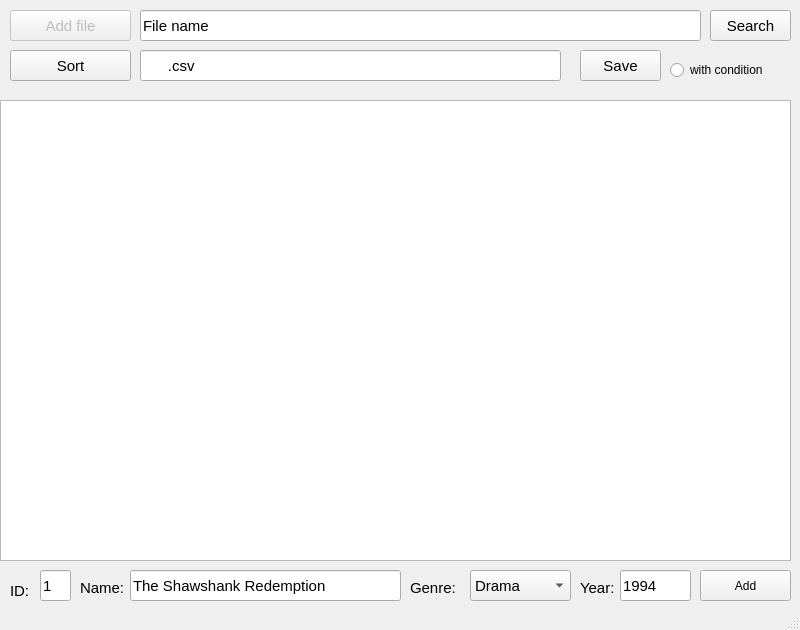
<?xml version="1.0" encoding="UTF-8"?>
<ui version="4.0">
 <class>MainWindow</class>
 <widget class="QMainWindow" name="MainWindow">
  <property name="enabled">
   <bool>true</bool>
  </property>
  <property name="geometry">
   <rect>
    <x>0</x>
    <y>0</y>
    <width>800</width>
    <height>630</height>
   </rect>
  </property>
  <property name="minimumSize">
   <size>
    <width>800</width>
    <height>602</height>
   </size>
  </property>
  <property name="maximumSize">
   <size>
    <width>800</width>
    <height>630</height>
   </size>
  </property>
  <property name="windowTitle">
   <string>MainWindow</string>
  </property>
  <widget class="QWidget" name="centralwidget">
   <widget class="QTextBrowser" name="textBrowser">
    <property name="geometry">
     <rect>
      <x>0</x>
      <y>100</y>
      <width>791</width>
      <height>461</height>
     </rect>
    </property>
    <property name="font">
     <font>
      <pointsize>13</pointsize>
     </font>
    </property>
    <property name="html">
     <string>&lt;!DOCTYPE HTML PUBLIC &quot;-//W3C//DTD HTML 4.0//EN&quot; &quot;http://www.w3.org/TR/REC-html40/strict.dtd&quot;&gt;
&lt;html&gt;&lt;head&gt;&lt;meta name=&quot;qrichtext&quot; content=&quot;1&quot; /&gt;&lt;meta charset=&quot;utf-8&quot; /&gt;&lt;style type=&quot;text/css&quot;&gt;
p, li { white-space: pre-wrap; }
hr { height: 1px; border-width: 0; }
&lt;/style&gt;&lt;/head&gt;&lt;body style=&quot; font-family:'Segoe UI'; font-size:13pt; font-weight:400; font-style:normal;&quot;&gt;
&lt;p align=&quot;center&quot; style=&quot;-qt-paragraph-type:empty; margin-top:0px; margin-bottom:0px; margin-left:0px; margin-right:0px; -qt-block-indent:0; text-indent:0px;&quot;&gt;&lt;br /&gt;&lt;/p&gt;&lt;/body&gt;&lt;/html&gt;</string>
    </property>
   </widget>
   <widget class="QPushButton" name="btnSearch">
    <property name="geometry">
     <rect>
      <x>710</x>
      <y>10</y>
      <width>81</width>
      <height>31</height>
     </rect>
    </property>
    <property name="font">
     <font>
      <pointsize>11</pointsize>
     </font>
    </property>
    <property name="text">
     <string>Search</string>
    </property>
   </widget>
   <widget class="QPushButton" name="btnAdd">
    <property name="geometry">
     <rect>
      <x>700</x>
      <y>570</y>
      <width>91</width>
      <height>31</height>
     </rect>
    </property>
    <property name="text">
     <string>Add</string>
    </property>
   </widget>
   <widget class="QLabel" name="lblID">
    <property name="geometry">
     <rect>
      <x>10</x>
      <y>580</y>
      <width>21</width>
      <height>21</height>
     </rect>
    </property>
    <property name="font">
     <font>
      <pointsize>11</pointsize>
     </font>
    </property>
    <property name="text">
     <string>ID:</string>
    </property>
   </widget>
   <widget class="QLabel" name="lblName">
    <property name="geometry">
     <rect>
      <x>80</x>
      <y>580</y>
      <width>111</width>
      <height>16</height>
     </rect>
    </property>
    <property name="font">
     <font>
      <pointsize>11</pointsize>
     </font>
    </property>
    <property name="text">
     <string>Name:</string>
    </property>
   </widget>
   <widget class="QLabel" name="lblYear">
    <property name="geometry">
     <rect>
      <x>580</x>
      <y>580</y>
      <width>49</width>
      <height>16</height>
     </rect>
    </property>
    <property name="font">
     <font>
      <pointsize>11</pointsize>
     </font>
    </property>
    <property name="text">
     <string>Year:</string>
    </property>
   </widget>
   <widget class="QLabel" name="lblGenre">
    <property name="geometry">
     <rect>
      <x>410</x>
      <y>580</y>
      <width>49</width>
      <height>16</height>
     </rect>
    </property>
    <property name="font">
     <font>
      <pointsize>11</pointsize>
     </font>
    </property>
    <property name="text">
     <string>Genre:</string>
    </property>
   </widget>
   <widget class="QComboBox" name="cbGenre">
    <property name="geometry">
     <rect>
      <x>470</x>
      <y>570</y>
      <width>101</width>
      <height>31</height>
     </rect>
    </property>
    <property name="font">
     <font>
      <pointsize>11</pointsize>
     </font>
    </property>
    <item>
     <property name="text">
      <string>Drama</string>
     </property>
    </item>
    <item>
     <property name="text">
      <string>Thriller</string>
     </property>
    </item>
    <item>
     <property name="text">
      <string>Romance</string>
     </property>
    </item>
    <item>
     <property name="text">
      <string>Fantasy</string>
     </property>
    </item>
    <item>
     <property name="text">
      <string>Action</string>
     </property>
    </item>
    <item>
     <property name="text">
      <string>Horror</string>
     </property>
    </item>
   </widget>
   <widget class="QPushButton" name="btnAddFile">
    <property name="enabled">
     <bool>false</bool>
    </property>
    <property name="geometry">
     <rect>
      <x>10</x>
      <y>10</y>
      <width>121</width>
      <height>31</height>
     </rect>
    </property>
    <property name="font">
     <font>
      <pointsize>11</pointsize>
     </font>
    </property>
    <property name="text">
     <string>Add file</string>
    </property>
   </widget>
   <widget class="QLineEdit" name="linePath">
    <property name="geometry">
     <rect>
      <x>140</x>
      <y>10</y>
      <width>561</width>
      <height>31</height>
     </rect>
    </property>
    <property name="font">
     <font>
      <pointsize>11</pointsize>
     </font>
    </property>
    <property name="text">
     <string>File name</string>
    </property>
    <property name="readOnly">
     <bool>true</bool>
    </property>
   </widget>
   <widget class="QLineEdit" name="lineID">
    <property name="geometry">
     <rect>
      <x>40</x>
      <y>570</y>
      <width>31</width>
      <height>31</height>
     </rect>
    </property>
    <property name="font">
     <font>
      <pointsize>11</pointsize>
     </font>
    </property>
    <property name="text">
     <string>1</string>
    </property>
   </widget>
   <widget class="QLineEdit" name="lineName">
    <property name="geometry">
     <rect>
      <x>130</x>
      <y>570</y>
      <width>271</width>
      <height>31</height>
     </rect>
    </property>
    <property name="font">
     <font>
      <pointsize>11</pointsize>
     </font>
    </property>
    <property name="text">
     <string>The Shawshank Redemption</string>
    </property>
   </widget>
   <widget class="QLineEdit" name="lineYear">
    <property name="geometry">
     <rect>
      <x>620</x>
      <y>570</y>
      <width>71</width>
      <height>31</height>
     </rect>
    </property>
    <property name="font">
     <font>
      <pointsize>11</pointsize>
     </font>
    </property>
    <property name="text">
     <string>1994</string>
    </property>
   </widget>
   <widget class="QPushButton" name="btnSort">
    <property name="enabled">
     <bool>true</bool>
    </property>
    <property name="geometry">
     <rect>
      <x>10</x>
      <y>50</y>
      <width>121</width>
      <height>31</height>
     </rect>
    </property>
    <property name="font">
     <font>
      <pointsize>11</pointsize>
     </font>
    </property>
    <property name="text">
     <string>Sort</string>
    </property>
   </widget>
   <widget class="QLineEdit" name="linePath_2">
    <property name="geometry">
     <rect>
      <x>140</x>
      <y>50</y>
      <width>421</width>
      <height>31</height>
     </rect>
    </property>
    <property name="font">
     <font>
      <pointsize>11</pointsize>
     </font>
    </property>
    <property name="inputMask">
     <string>aaaaaa.csv</string>
    </property>
    <property name="text">
     <string>.csv</string>
    </property>
    <property name="maxLength">
     <number>10</number>
    </property>
    <property name="readOnly">
     <bool>false</bool>
    </property>
   </widget>
   <widget class="QPushButton" name="btnSave">
    <property name="geometry">
     <rect>
      <x>580</x>
      <y>50</y>
      <width>81</width>
      <height>31</height>
     </rect>
    </property>
    <property name="font">
     <font>
      <pointsize>11</pointsize>
     </font>
    </property>
    <property name="text">
     <string>Save</string>
    </property>
   </widget>
   <widget class="QRadioButton" name="rbtCondition">
    <property name="geometry">
     <rect>
      <x>670</x>
      <y>60</y>
      <width>111</width>
      <height>20</height>
     </rect>
    </property>
    <property name="text">
     <string>with condition</string>
    </property>
    <property name="checked">
     <bool>false</bool>
    </property>
   </widget>
  </widget>
  <widget class="QMenuBar" name="menubar">
   <property name="geometry">
    <rect>
     <x>0</x>
     <y>0</y>
     <width>800</width>
     <height>22</height>
    </rect>
   </property>
  </widget>
  <widget class="QStatusBar" name="statusbar"/>
 </widget>
 <resources/>
 <connections/>
</ui>
